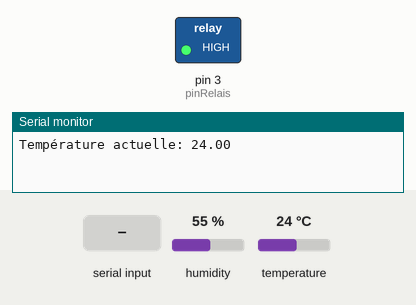
Simulated run of this sketch. Board: Arduino Uno, built with avr-gcc and run on an emulated ATmega328P. Shown: switched loads named in the sketch (green lamp = pin HIGH), the last lines printed to the serial monitor. The test bench sets the inputs (shaded band); at power-on: temperature 24 °C, humidity 55 %.

Above: at 1.2 s.
1.3 s: "A\n" received over the second serial link
At 1.9 s:
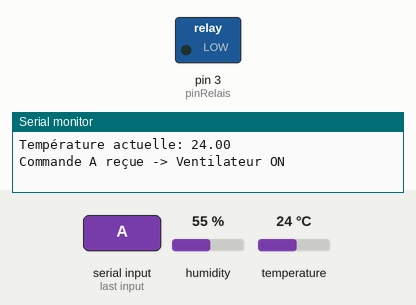
2.8 s: "M1\n" received over the second serial link
At 3.4 s:
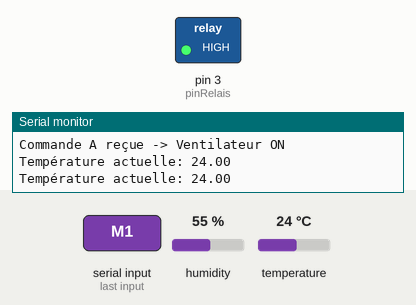
4.5 s: temperature set to 30 °C
6.3 s: temperature set to 33 °C
At 8.1 s:
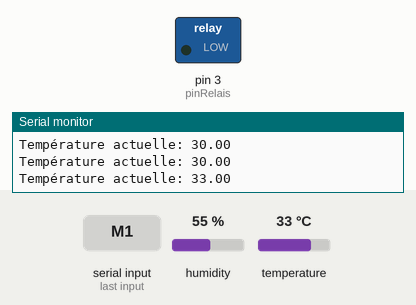
Timing chart, 0 to 9.6 s (numbered marks = the images above; inputs shaded):
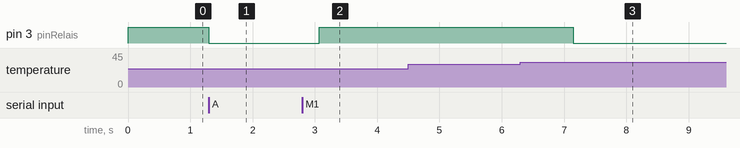

The sketch:

CODE_FINAL.ino
```cpp
#include "DHT.h"     //Bibliothèque du capteur DHT11
#include <SoftwareSerial.h>  //Bibliothèque du module bluetooth

//Déclaration des variables
SoftwareSerial mySerial(10, 11); // RX, TX vers HC-05
const int DHTPIN = 2;
const int DHTTYPE = DHT11;
const int pinRelais = 3;
DHT dht(DHTPIN, DHTTYPE);
bool modeAuto;
float seuil;

unsigned long dernierEnvoi = 0;
const unsigned long intervalleEnvoi = 1000; // 1000 millisecondes, respecte le DHT11

//Initialisation des variables
void setup() {
  pinMode(DHTPIN,INPUT);
  pinMode(pinRelais, OUTPUT);
  digitalWrite(pinRelais, HIGH); // état initial : ventilateur éteint
  modeAuto = false;
  seuil = 31.0;       //Valeur par défaut de la température
  dht.begin();
  Serial.begin(9600);
  mySerial.begin(9600);
}


void loop() {
  /* 1. Envoi périodique de la température sur le Bluetooth
  //millis() renvoie le nombre de millisecondes écoulées depuis le démarrage de l'Arduino.
  Pourquoi pas delay(1000) ? Parce que delay() bloquerait complètement
  le programme pendant 1 secondes, empêchant l'Arduino de recevoir une commande "A" ou "B" pendant ce temps.
  Avec millis(), l'Arduino reste réactif en permanence.
  */
  if (millis() - dernierEnvoi >= intervalleEnvoi) { /*Cette ligne vérifie : "est-ce que 2000 ms se sont écoulées depuis le dernier envoi ?" Si oui,
                                                     on entre dans le bloc.*/
    float t = dht.readTemperature();
    if (!isnan(t)) {
      mySerial.println(t);   // envoie juste le nombre, ex: "25.30"
      Serial.print("Température actuelle: ");
      Serial.println(t);     // pour debug sur le moniteur série USB
      if (modeAuto){
        if (t > seuil){
          digitalWrite(pinRelais, LOW);
        }
        else{
          digitalWrite(pinRelais, HIGH);
        }
      }
    }
    dernierEnvoi = millis();
  }


  // 2. Lecture des commandes manuelles reçues depuis l'app (A = ON, B = OFF)

  if (mySerial.available()) {
    String commande = mySerial.readStringUntil('\n');
    commande.trim();

    if (commande == "M1") {
      modeAuto = true;
    }
    else if (commande == "M0") {
      modeAuto = false;
    }
    else if (commande.startsWith("S")) {
      seuil = commande.substring(1).toFloat();  // ex: "S28.5" -> 28.5
      Serial.print("Nouveau seuil reçu");
      Serial.println(seuil);     // debug utile pour vérifier
    }
    else if (commande == "A" && !modeAuto) {
      digitalWrite(pinRelais, LOW); // ventilateur ON
      Serial.println("Commande A reçue -> Ventilateur ON");     // commande manuelle ON (uniquement si pas en auto)
    }
    else if (commande == "B" && !modeAuto) {
      digitalWrite(pinRelais, HIGH);  // ventilateur OFF
      Serial.println("Commande B reçue -> Ventilateur OFF");      // commande manuelle OFF
    }
  }
}
```

Measured:
- the behaviour switches between 31 and 32 °C on temperature (found by bisection; images 2 and 3)
- after the input at 1.3 s, pin 3 (pinRelais): HIGH → LOW at once
- after the input at 2.8 s, pin 3 (pinRelais): LOW → HIGH after 0.27 s
- after the input at 6.3 s, pin 3 (pinRelais): HIGH → LOW after 0.85 s
